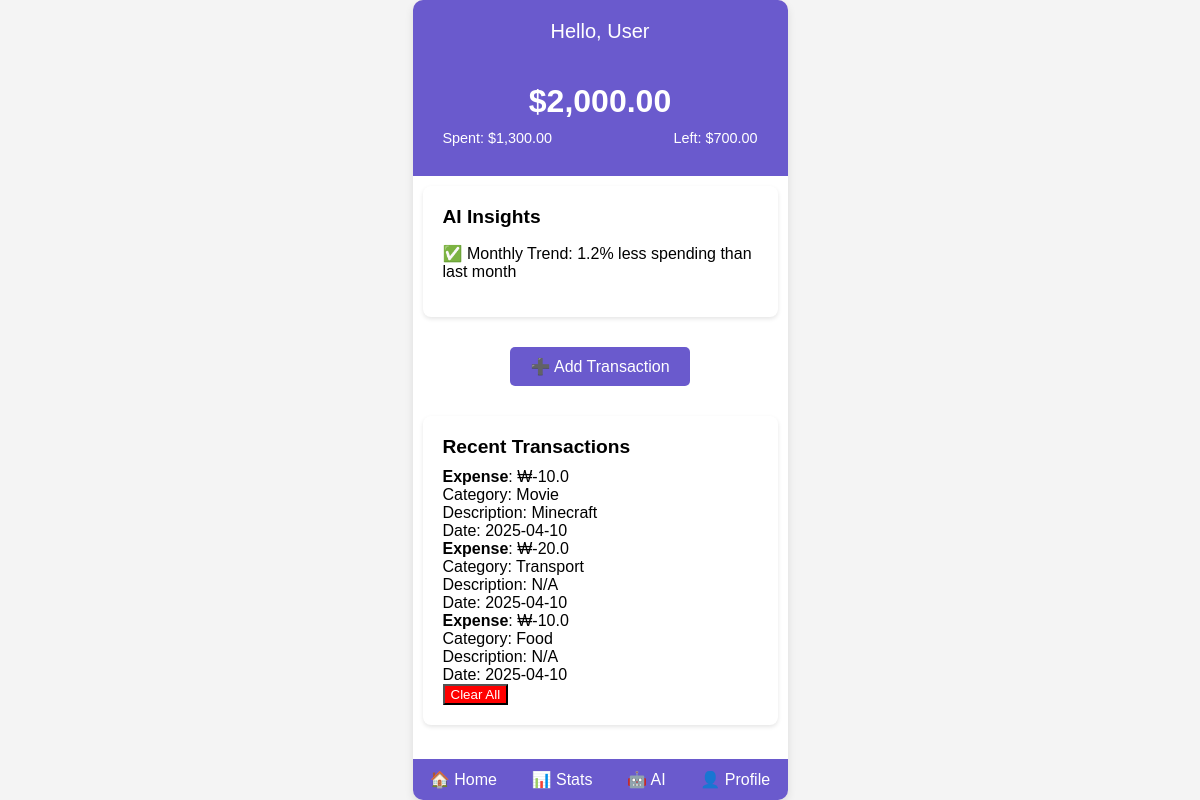
The app's page /homepage (signed in), older data.
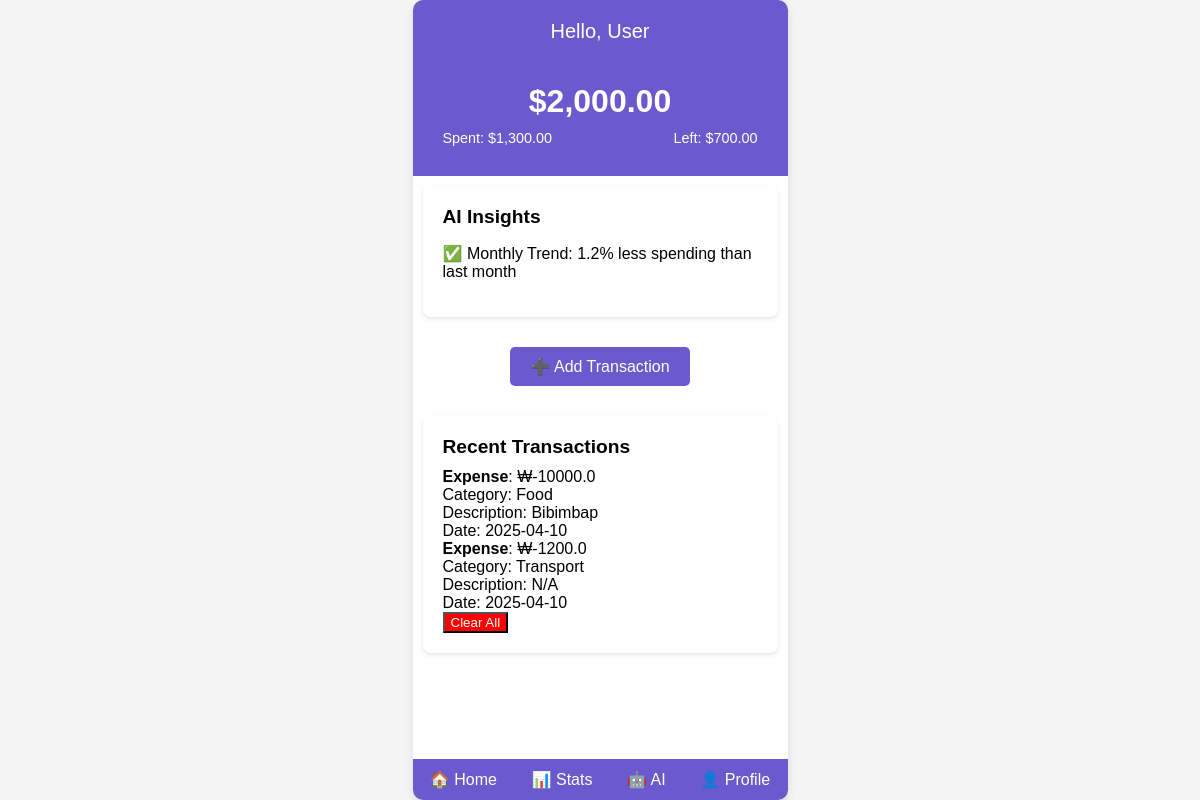
The same page, newer data.
### main.py (models this page shows)
class Transaction(db.Model):
    id = db.Column(db.Integer, primary_key=True)
    amount = db.Column(db.Float, nullable=False)
    type = db.Column(db.String(10), nullable=False) # income
    category = db.Column(db.String(50), nullable=False)
    description = db.Column(db.String(200))
    date = db.Column(db.DateTime, default=datetime.utcnow)
    user_id = db.Column(db.Integer, db.ForeignKey('user.id'), nullable=False)
    user = db.relationship('User', backref=db.backref('transactions', lazy=True))

### main.py (the view)
@app.route('/homepage')
def homepage():
    if 'username' not in session:
        return redirect(url_for('home'))
    user = User.query.filter_by(username=session['username']).first()
    if not user:
            return "User not found", 404
    transactions = Transaction.query.filter_by(user_id=user.id).order_by(Transaction.date.desc()).all()
    return render_template('homepage.html', username=session['username'], transactions=transactions)

### templates/homepage.html (shortened to what this page needs)
{% extends "base.html" %}
{% block content %}
    <div id="homePage" class="page active">
        <div class="header">Hello, User</div>
        <div class="balance-section">
            <h2>$2,000.00</h2>
            <div class="balance-details">
                <span>Spent: $1,300.00</span>
                <span>Left: $700.00</span>
            </div>
        </div>
        <div class="insights">
            <h3>AI Insights</h3>
            <p>✅ Monthly Trend: 1.2% less spending than last month</p>
        </div>
        <div class="add-transaction">
            <button id="addTransactionBtn">➕ Add Transaction</button>
        </div>
        <div class="transaction-section">
            <h3>Recent Transactions</h3>
            {% for txn in transactions %}
            <div class="transaction-card">
                <div><strong>{{ txn.type.capitalize() }}</strong>: ₩{{ txn.amount }}</div>
                <div>Category: {{ txn.category }}</div>
                <div>Description: {{ txn.description or 'N/A' }}</div>
                <div>Date: {{ txn.date.strftime('%Y-%m-%d') }}</div>
            </div>
            {% else %}
                <p>No transaction yet.</p>
            {% endfor %}
            {% if transactions %}
            <form action="{{ url_for('clear_transactions') }}" method="POST" onsubmit="return confirm('Are you sure you want to clear all transactions?');">
                <button type="submit" style="background-color: red;color: white;">Clear All</button>
            </form>
            {% endif %}
        </div>
    </div>
{% endblock %}

Row changes from the older to the newer data that the page shows:
removed Transaction: type "Expense", amount "-10.0", category "Movie", description "Minecraft", date "2025-04-10"
changed Transaction: amount "-20.0" → "-10000.0"; category "Transport" → "Food"; description "N/A" → "Bibimbap"
changed Transaction: amount "-10.0" → "-1200.0"; category "Food" → "Transport"
